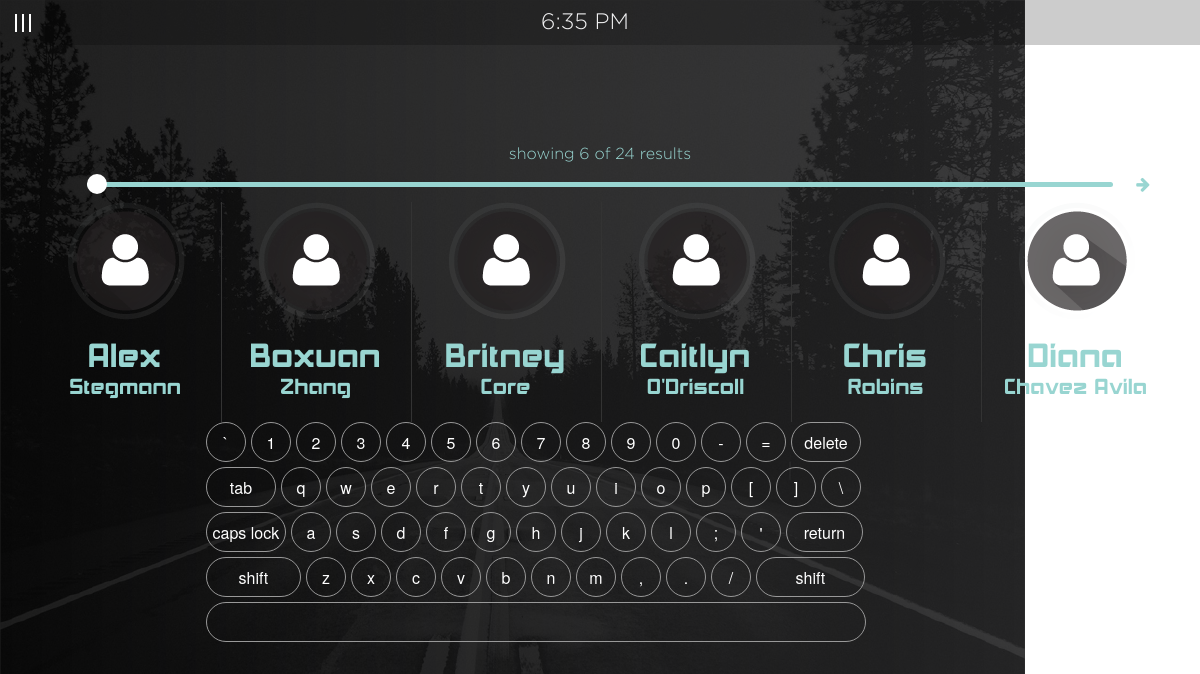
Page /index.php/dashboard/contactSearch on the committed database.
### tables this page shows
CREATE TABLE tbl_contacts (
  contacts_id smallint(4) unsigned NOT NULL,
  contacts_fname varchar(150) NOT NULL,
  contacts_lname varchar(150) NOT NULL,
  contacts_img varchar(150) NOT NULL DEFAULT 'user-icon.png'
);

### index.php (called while the page is built, shortened)
<?php
require_once BASEPATH.'core/CodeIgniter.php';

### application/models/Dash_model.php (called while the page is built, shortened)
<?php
class Dash_model extends CI_Model {
	public function contacts($q,$limit, $offset){
		$this->db->order_by('contacts_fname');
		$sql = $this->db->get('tbl_contacts', $limit, $offset);
		return $sql->result_array();
	}
}

### application/views/phoneCenter/search.php (the view)
<div id="topClock" class="text-center"></div>
<div id="container">
	<a href="<?php echo base_url()."index.php/dashboard/phone";?>"><img class="close" src="<?php echo base_url()."images/close_icon.png";?>"></a>
    <textarea class="search" id="write"></textarea>
    <p class="text-center totalContact">showing <span id="showing">6</span> of <span id="total">24</span> results</p>
    <?php echo $this->pagination->create_links();?>
    <input id="resultSlider" type="range" min="1" value="1" max="4">
    <ul id="searchResults" class="small-block-grid-6 columns contacts">
        <?php foreach($contacts as $contact):?>
    		<li class="contact"><img class="navPic" src="<?php echo base_url().'images/'.$contact['contacts_img'];?>"><h2 class="contactName"><?php echo $contact['contacts_fname'];?></h2><p class="contactName"><?php echo $contact['contacts_lname'];?></p></li>
        <?php endforeach;?>
    </ul>
<div class="keyboard large-centered columns">
	<ul id="keyboard" class="key">
        <li class="symbol"><span class="off">`</span><span class="on">~</span></li>
        <li id="1" class="symbol"><span class="off">1</span><span class="on">!</span></li>
        <li id="2" class="symbol"><span class="off">2</span><span class="on">@</span></li>
        <li id="3" class="symbol"><span class="off">3</span><span class="on">#</span></li>
        <li id="4" class="symbol"><span class="off">4</span><span class="on">$</span></li>
        <li id="5" class="symbol"><span class="off">5</span><span class="on">%</span></li>
        <li id="6" class="symbol"><span class="off">6</span><span class="on">^</span></li>
        <li id="7" class="symbol"><span class="off">7</span><span class="on">&amp;</span></li>
        <li id="8" class="symbol"><span class="off">8</span><span class="on">*</span></li>
        <li id="9" class="symbol"><span class="off">9</span><span class="on">(</span></li>
        <li id="0" class="symbol"><span class="off">0</span><span class="on">)</span></li>
        <li class="symbol"><span class="off">-</span><span class="on">_</span></li>
        <li class="symbol"><span class="off">=</span><span class="on">+</span></li>
        <li id="del" class="delete lastitem">delete</li>
        <li class="tab">tab</li>
        <li id="q" class="letter">q</li>
        <li id="w" class="letter">w</li>
        <li id="e" class="letter">e</li>
        <li id="r" class="letter">r</li>
        <li id="t" class="letter">t</li>
        <li id="y" class="letter">y</li>
        <li id="u" class="letter">u</li>
        <li id="i" class="letter">i</li>
        <li id="o" class="letter">o</li>
        <li id="p" class="letter">p</li>
        <li class="symbol"><span class="off">[</span><span class="on">{</span></li>
        <li class="symbol"><span class="off">]</span><span class="on">}</span></li>
        <li class="symbol lastitem"><span class="off">\</span><span class="on">|</span></li>
        <li class="capslock">caps lock</li>
        <li id="a" class="letter">a</li>
        <li id="s" class="letter">s</li>
        <li id="d" class="letter">d</li>
        <li id="f" class="letter">f</li>
        <li id="g" class="letter">g</li>
        <li id="h" class="letter">h</li>
        <li id="j" class="letter">j</li>
        <li id="k" class="letter">k</li>
        <li id="l" class="letter">l</li>
        <li class="symbol"><span class="off">;</span><span class="on">:</span></li>
        <li class="symbol"><span class="off">'</span><span class="on">&quot;</span></li>
        <li class="return lastitem">return</li>
        <li class="left-shift">shift</li>
        <li id="z" class="letter">z</li>
        <li id="x" class="letter">x</li>
        <li id="c" class="letter">c</li>
        <li id="v" class="letter">v</li>
        <li id="b" class="letter">b</li>
        <li id="n" class="letter">n</li>
        <li id="m" class="letter">m</li>
        <li class="symbol"><span class="off">,</span><span class="on">&lt;</span></li>
        <li class="symbol"><span class="off">.</span><span class="on">&gt;</span></li>
        <li class="symbol"><span class="off">/</span><span class="on">?</span></li>
        <li class="right-shift lastitem">shift</li>
        <li class="space lastitem">&nbsp;</li>
    </ul>
</div>
</div>

### css/main.css (style rules this page uses)
body { background: url('../images/background.png') no-repeat; }
h2 { color: #f1f1f2; }
p, a { color: #98d5d1; margin-bottom: 0; font-family: 'Gotham'; }
.profPic, .navPic { display: block; margin: 0 auto; }
#topClock { width: 100%; height: 45px; background-color: rgba(255,255,255,0.5); margin-left: 45px; padding-top: 5px; padding-right: 120px; background-color: rgba(0,0,0,0.2); font-size: 1.4em; color: #f1f1f2; font-family: 'Gotham'; font-weight: 100; }
.contacts { width: 100%; margin-left: 1px; }
.contacts li { border-left: 1px solid #333333; height: 100%; }
.contacts li:first-child { border:none; }
.contactName { font-family: 'akashiregular'; color: #98d5d1; text-align: center; padding: 0; }
#searchResults { height: 220px; }
#resultSlider { -webkit-appearance: none; display: block; margin: 15px auto; width: 90%; border-radius: 10px; }
h2.contactName { font-size: 2em; margin: 0; padding-top: 20px; line-height: 1em; }
p.contactName { font-size: 1.3em; padding-top: 5px; line-height: 1em; }
.close { width: 60px; position: absolute; right: 50px; top: 80px; z-index: 99; }
#container { margin: 0 auto; width: 95%; margin-top: 30px; height: 100px; }
#write { resize: none; box-shadow: none; font-family: 'akashiregular'; font-size: 2.3125rem; color: #98d5d1; letter-spacing: 5px; text-align: center; background:transparent; border: none; -moz-border-radius: 5px; -webkit-border-radius: 5px; }
#keyboard { margin: 0 auto; display: block; width: 71%; padding: 0; list-style: none; margin-top: 10px; }
#keyboard li { float: left; margin: 0 5px 5px 0; width: 40px; height: 40px; line-height: 40px; text-align: center; background: transparent; color: #fff;-moz-border-radius: 20px; -webkit-border-radius: 20px; border: 1px solid #999999; }
.capslock, .tab, .left-shift { clear: left; }
#keyboard .tab, #keyboard .delete { width: 70px; }
#keyboard .capslock { width: 80px; }
#keyboard .return { width: 77px; }
#keyboard .left-shift { width: 95px; }
#keyboard .right-shift { width: 109px; }
.lastitem { margin-right: 0; }
#keyboard .space { clear: left; width: 660px; }

### rows in the picture
tbl_contacts: contacts_img (picture), contacts_fname "Alex", contacts_lname "Stegmann"
tbl_contacts: contacts_img (picture), contacts_fname "Boxuan", contacts_lname "Zhang"
tbl_contacts: contacts_img (picture), contacts_fname "Britney", contacts_lname "Core"
tbl_contacts: contacts_img (picture), contacts_fname "Caitlyn", contacts_lname "O'Driscoll"
tbl_contacts: contacts_img (picture), contacts_fname "Chris", contacts_lname "Robins"
tbl_contacts: contacts_img (picture), contacts_fname "Diana", contacts_lname "Chavez Avila"
